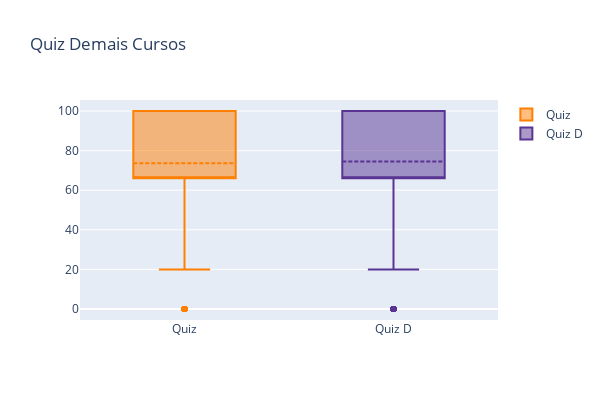

Source (notebook cell):
### Code cell
plot_quiz_box_total(enfermagem)

### Figure 1 — Plotly figure (JSON) as saved in the notebook; plotly's stock layout.template omitted (floating-point values rounded to 4 significant figures; data arrays with more than 128 entries replaced by an {"elided": "..."} marker saying what was removed)
{"data": [{"boxmean": true, "marker": {"color": "#FF7F00"}, "name": "Quiz", "orientation": "v", "type": "box", "y": {"elided": "2324 int values"}}, {"boxmean": true, "marker": {"color": "#593493"}, "name": "Quiz D", "orientation": "v", "type": "box", "y": {"elided": "2370 int values"}}], "layout": {"height": 400, "title": {"text": "Quiz Demais Cursos"}, "width": 600}}
